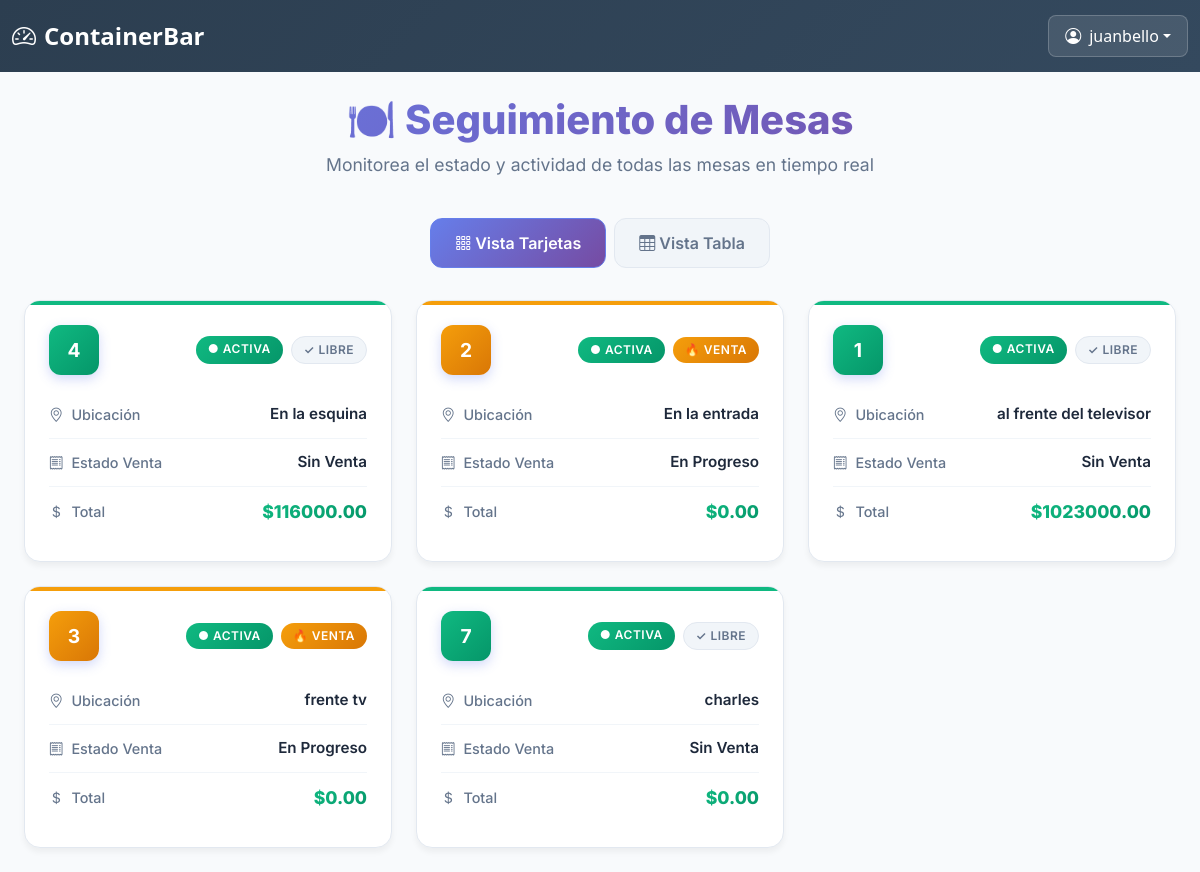
Page /seguimiento/mesas/ (signed in) on the committed database.
### core/models.py (models this page shows, shortened)
class Mesa(models.Model):
    numero = models.PositiveIntegerField(unique=True)
    ubicacion = models.CharField(max_length=100, blank=True)
    activa = models.BooleanField(default=True)

class Venta(models.Model):
    METODO_PAGO_CHOICES = [
        ('efectivo', 'Efectivo'),
        ('transferencia', 'Transferencia'),
        ('credito', 'Crédito/Fiado'),
        ('mixto', 'Pago Mixto'),
        ('compartido', 'Pago Compartido'),
    ]
    mesa = models.ForeignKey(Mesa, on_delete=models.SET_NULL, null=True, related_name='ventas')
    mesero = models.ForeignKey(User, on_delete=models.SET_NULL, null=True, related_name='ventas')
    fecha = models.DateTimeField(auto_now_add=True)
    total = models.DecimalField(max_digits=12, decimal_places=2, default=0.00)
    cerrada = models.BooleanField(default=False)
    metodo_pago = models.CharField(max_length=20, choices=METODO_PAGO_CHOICES, default='efectivo')
    monto_pagado = models.DecimalField(max_digits=12, decimal_places=2, null=True, blank=True)
    vuelto = models.DecimalField(max_digits=12, decimal_places=2, null=True, blank=True)

### core/views.py (the view)
# urls.py: path('seguimiento/mesas/', views.seguimiento_mesas, name='seguimiento_mesas'),
@never_cache
@login_required
def seguimiento_mesas(request):
    perfil = request.user.perfil
    if perfil.rol != 'admin':
        return HttpResponseForbidden("Acceso denegado")
    mesas = Mesa.objects.all().prefetch_related('ventas')
    return render(request, 'core/mesas/seguimiento_mesas.html', {'mesas': mesas})

### core/templates/core/mesas/seguimiento_mesas.html (shortened to what this page needs)
{% extends 'core/base.html' %}
{% block content %}
<div class="mesas-container">
    <div class="mesas-header">
        <h1 class="mesas-title">🍽️ Seguimiento de Mesas</h1>
        <p class="mesas-subtitle">Monitorea el estado y actividad de todas las mesas en tiempo real</p>
    </div>
    <div class="view-toggle">
        <button class="toggle-btn active" onclick="toggleView('cards')">
            <i class="bi bi-grid-3x3-gap"></i> Vista Tarjetas
        </button>
        <button class="toggle-btn" onclick="toggleView('table')">
            <i class="bi bi-table"></i> Vista Tabla
        </button>
    </div>
    <div class="mesas-grid" id="cards-view">
        {% for mesa in mesas %}
            {% with venta=mesa.ventas.last %}
            <div class="mesa-card {% if mesa.activa %}mesa-activa{% else %}mesa-inactiva{% endif %} {% if venta and not venta.cerrada %}mesa-venta-abierta{% endif %}">
                <div class="mesa-header">
                    <div class="mesa-numero">{{ mesa.numero }}</div>
                    <div class="mesa-status">
                        <span class="status-badge {% if mesa.activa %}status-activa{% else %}status-inactiva{% endif %}">
                            {% if mesa.activa %}● Activa{% else %}○ Inactiva{% endif %}
                        </span>
                        <span class="status-badge {% if venta and not venta.cerrada %}status-venta-abierta{% else %}status-venta-cerrada{% endif %}">
                            {% if venta and not venta.cerrada %}🔥 Venta{% else %}✓ Libre{% endif %}
                        </span>
                    </div>
                </div>
                <div class="mesa-info">
                    <div class="info-row">
                        <span class="info-label">
                            <i class="bi bi-geo-alt"></i> Ubicación
                        </span>
                        <span class="info-value">{{ mesa.ubicacion }}</span>
                    </div>
                    <div class="info-row">
                        <span class="info-label">
                            <i class="bi bi-receipt"></i> Estado Venta
                        </span>
                        <span class="info-value">
                            {% if venta and not venta.cerrada %}
                                En Progreso
                            {% else %}
                                Sin Venta
                            {% endif %}
                        </span>
                    </div>
                    <div class="info-row">
                        <span class="info-label">
                            <i class="bi bi-currency-dollar"></i> Total
                        </span>
                        <span class="info-value total-venta">
                            {% if venta %}
                                ${{ venta.total|floatformat:2 }}
                            {% else %}
                                $0.00
                            {% endif %}
                        </span>
                    </div>
                </div>
            </div>
            {% endwith %}
        {% endfor %}
    </div>
</div>
{% endblock %}

### core/templates/core/base.html (shortened to what this page needs)
<!DOCTYPE html>
<html lang="es">
<head>
  <link href="https://cdn.jsdelivr.net/npm/bootstrap@5.3.0/dist/css/bootstrap.min.css" rel="stylesheet">
  <link href="https://cdn.jsdelivr.net/npm/bootstrap-icons@1.10.5/font/bootstrap-icons.css" rel="stylesheet">
  <link href="https://cdnjs.cloudflare.com/ajax/libs/animate.css/4.1.1/animate.min.css" rel="stylesheet">
</head>
<body class="bg-light">
  <header class="header-fixed shadow-lg">
    <div class="container-fluid">
      <div class="d-flex justify-content-between align-items-center">
        <h3 class="header-title d-flex align-items-center">
          <i class="bi bi-speedometer2 me-2"></i>
          <span class="mobile-hide">Container </span> Bar
        </h3>
        {% if user.is_authenticated %}
          <div class="dropdown">
            <button class="btn user-btn dropdown-toggle d-flex align-items-center"
                    type="button"
                    id="usuarioDropdown"
                    data-bs-toggle="dropdown"
                    aria-expanded="false">
              <i class="bi bi-person-circle me-2"></i>
              <span class="mobile-hide">{{ request.user.username }}</span>
            </button>
          </div>
        {% endif %}
      </div>
    </div>
  </header>
  <main class="flex-grow-1">
    {% block content %}{% endblock %}
  </main>
</body>
</html>

### core/templates/core/base.html (style rules this page uses)
.header-fixed { background: linear-gradient(135deg, #2c3e50 0%, #34495e 100%); min-height: 70px; padding: 15px 0; }
.header-title { font-size: 1.5rem; font-weight: 600; margin: 0; color: white; }
.user-btn { background: rgba(255,255,255,0.1); border: 1px solid rgba(255,255,255,0.2); color: white; padding: 8px 16px; border-radius: 8px; }

### core/templates/core/mesas/seguimiento_mesas.html (style rules this page uses)
.mesas-container { background: #f8fafc; font-family: 'Inter', -apple-system, BlinkMacSystemFont, sans-serif; padding: 1.5rem; min-height: calc(100vh - 70px); }
.mesas-header { text-align: center; margin-bottom: 2.5rem; }
.mesas-title { color: #1e293b; font-size: 2.5rem; font-weight: 800; margin-bottom: 0.5rem; background: linear-gradient(135deg, #667eea 0%, #764ba2 100%); -webkit-background-clip: text; -webkit-text-fill-color: transparent; background-clip: text; }
.mesas-subtitle { color: #64748b; font-size: 1.1rem; font-weight: 400; }
.mesas-grid { display: grid; grid-template-columns: repeat(auto-fill, minmax(300px, 1fr)); gap: 1.5rem; max-width: 1400px; margin: 0 auto; }
.mesa-card { background: #fff; border: 1px solid #e2e8f0; border-radius: 16px; padding: 1.5rem; transition: all 0.4s cubic-bezier(0.175, 0.885, 0.32, 1.275); box-shadow: 0 4px 6px rgba(0, 0, 0, 0.05); position: relative; overflow: hidden; }
.mesa-card::before { content: ''; position: absolute; top: 0; left: 0; right: 0; height: 4px; background: var(--mesa-color, #667eea); border-radius: 16px 16px 0 0; }
.mesa-header { display: flex; align-items: center; justify-content: space-between; margin-bottom: 1rem; }
.mesa-numero { background: linear-gradient(135deg, var(--mesa-color, #667eea) 0%, var(--mesa-color-dark, #764ba2) 100%); color: #fff; width: 50px; height: 50px; border-radius: 12px; display: flex; align-items: center; justify-content: center; font-size: 1.2rem; font-weight: 700; box-shadow: 0 4px 12px rgba(102, 126, 234, 0.3); }
.mesa-status { display: flex; gap: 0.5rem; }
.status-badge { padding: 0.25rem 0.75rem; border-radius: 20px; font-size: 0.75rem; font-weight: 600; text-transform: uppercase; letter-spacing: 0.5px; }
.status-activa { background: linear-gradient(135deg, #10b981 0%, #059669 100%); color: #fff; animation: pulse-green 2s infinite; }
.status-venta-abierta { background: linear-gradient(135deg, #f59e0b 0%, #d97706 100%); color: #fff; animation: glow-orange 3s infinite; }
.status-venta-cerrada { background: #f1f5f9; color: #64748b; border: 1px solid #e2e8f0; }
.mesa-info { margin-top: 1rem; }
.info-row { display: flex; justify-content: space-between; align-items: center; padding: 0.75rem 0; border-bottom: 1px solid #f1f5f9; }
.info-row:last-child { border-bottom: none; }
.info-label { color: #64748b; font-size: 0.9rem; font-weight: 500; display: flex; align-items: center; gap: 0.5rem; }
.info-value { color: #1e293b; font-weight: 600; font-size: 0.95rem; }
.total-venta { background: linear-gradient(135deg, #10b981 0%, #059669 100%); -webkit-background-clip: text; -webkit-text-fill-color: transparent; background-clip: text; font-size: 1.1rem; font-weight: 800; }
.mesa-activa { --mesa-color: #10b981; --mesa-color-dark: #059669; }
.mesa-venta-abierta { --mesa-color: #f59e0b; --mesa-color-dark: #d97706; }
.mesa-card { animation: fadeInUp 0.6s ease forwards; }
.view-toggle { display: flex; justify-content: center; margin-bottom: 2rem; gap: 0.5rem; }
.toggle-btn { background: #f1f5f9; color: #64748b; border: 1px solid #e2e8f0; padding: 0.75rem 1.5rem; border-radius: 12px; font-weight: 600; text-decoration: none; transition: all 0.3s ease; cursor: pointer; }
.toggle-btn.active { background: linear-gradient(135deg, #667eea 0%, #764ba2 100%); color: #fff; border-color: #667eea; }

### rows in the picture
Mesa: numero "4", activa "● ACTIVA", shows "✓ LIBRE", ubicacion "En la esquina", shows "Sin Venta", ventas.last.total "116000.00"
Mesa: numero "2", activa "● ACTIVA", shows "🔥 VENTA", ubicacion "En la entrada", shows "En Progreso", ventas.last.total "0.00"
Mesa: numero "1", activa "● ACTIVA", shows "✓ LIBRE", ubicacion "al frente del televisor", shows "Sin Venta", ventas.last.total "1023000.00"
Mesa: numero "3", activa "● ACTIVA", shows "🔥 VENTA", ubicacion "frente tv", shows "En Progreso", ventas.last.total "0.00"
Mesa: numero "7", activa "● ACTIVA", shows "✓ LIBRE", ubicacion "charles", shows "Sin Venta", shows "$0.00"

### other values in the picture
{{ request.user.username }} "juanbello"
